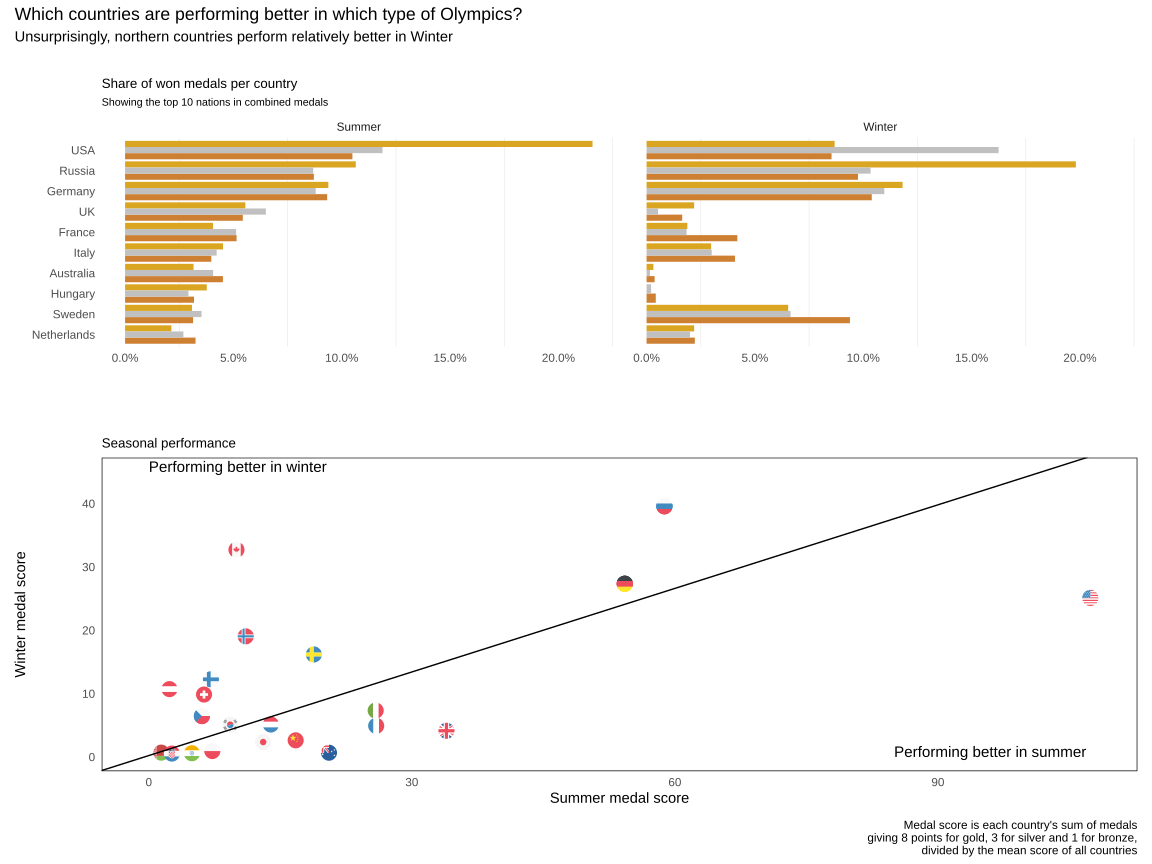

Source code (R):
# Back to business W31 2021
library(magrittr)
library(ggflags) #Needs to be loaded
library(patch)
olympic_data <- tidytuesdayR::tt_load("2021-07-27") # Read data

# scrape country mappings for ggflag
html <- xml2::read_html("https://www.nationsonline.org/oneworld/country_code_list.htm")

country_mapping <- rvest::html_table(html) %>% 
  do.call(rbind,.) %>% 
  dplyr::filter(stringr::str_detect(X5, "\\d{3}")) %>% 
  dplyr::mutate(dplyr::across(c(X3), stringr::str_to_lower)) %>% 
  dplyr::select("country" = X2,
                "alpha2" = X3,
                "alpha3" = X4) %>% 
  dplyr::mutate(country = ifelse(country == "Russian Federation", "Russia", country))

#Colour palette
medal_colour_palette <- rev(c("#daa520",
                          "#c0c0c0",
                          "#cd7f32"))


#Clean the data
regions <- olympic_data$regions
athletes <- olympic_data$olympics %>% 
  dplyr::mutate(games = as.integer(stringr::str_remove(games, " (Summer|Winter)"))) %>% 
  dplyr::rename("player_id" = id) %>% 
  dplyr::left_join(., regions, by = c("noc" = "NOC"))


medal_count <- athletes %>% 
  dplyr::group_by(season) %>% 
  dplyr::count(medal) %>% 
  dplyr::filter(!is.na(medal)) %>% 
  dplyr::ungroup() %>% 
  dplyr::rename("total_medals" = n)

noc_medal_count <- athletes %>% 
  dplyr::group_by(season, region) %>% 
  dplyr::count(medal) %>% 
  dplyr::filter(!is.na(medal)) %>% 
  dplyr::rename("total_medals_noc" = n) %>% 
  dplyr::left_join(medal_count, by = c("season", "medal")) %>% 
  dplyr::mutate(medal_share = total_medals_noc / total_medals,
                medal = factor(medal, levels = rev(c("Gold", "Silver", "Bronze")))) %>% 
  dplyr::ungroup() 
  

noc_medal_share_total <- 
  noc_medal_count %>% 
  dplyr::group_by(season, region) %>% 
  dplyr::summarise(medals_total = sum(total_medals_noc)) %>% 
  dplyr::mutate(medals_total_relative = medals_total / sum(medals_total)) %>% 
  dplyr::slice_max(medals_total_relative, n = 10) 

country_levels <- c(noc_medal_share_total[noc_medal_share_total$season == "Summer","region"])[[1]]

top_performers <- noc_medal_count %>% 
  dplyr::filter(region %in% unique(noc_medal_share_total$region)) %>%
  dplyr::mutate(region = factor(region, levels = rev(country_levels))) %>%
  dplyr::filter(!is.na(region)) %>% 
  dplyr::group_by(medal) 

medals_plot <- ggplot2::ggplot(top_performers)+
  ggplot2::geom_col(ggplot2::aes(region, medal_share, fill= medal), position = "dodge")+
  ggplot2::facet_wrap(~season)+
  ggplot2::scale_fill_manual(values = medal_colour_palette)+
  ggplot2::scale_y_continuous(labels = scales::percent_format())+
  ggplot2::labs(title = "Share of won medals per country",
                subtitle = "Showing the top 10 nations in combined medals",
                x = NULL,
                y = NULL)+
  ggplot2::coord_flip() +
  ggplot2::theme_minimal() +
  ggplot2::theme(plot.title.position = "panel",
                 plot.title = ggplot2::element_text(size = 10),
                 plot.subtitle = ggplot2::element_text(size = 8),
                 panel.grid.major = ggplot2::element_blank(),
                 legend.position = "none")


total_medals <- medal_count %>% 
  dplyr::group_by(season) %>% 
  dplyr::summarise(total = sum(total_medals))

summer_winter_comparison <- athletes %>% 
  dplyr::group_by(season, noc, region) %>%
  dplyr::count(medal) %>%
  dplyr::mutate(score = dplyr::case_when(
    medal == "Gold" ~ n * 8, #Gold shall count slightly more than double Silver
    medal == "Silver" ~ n * 3, #Silver shall count slightly more than double Bronze 
    medal == "Bronze" ~ n * 1,
    TRUE ~ n * 0
  )) %>% 
  dplyr::ungroup() %>% 
  dplyr::group_by(season) %>% 
  dplyr::mutate(score = score / mean(score)) %>% 
  dplyr::group_by(season, region) %>% 
  dplyr::summarise(total_score = sum(score, na.rm = T)) %>% 
  #dplyr::filter(!is.na(medal)) %>% 
  #dplyr::summarise(total_medals_won = sum(n)) %>% 
  #dplyr::left_join(., total_medals, by = "season") %>% 
  #dplyr::mutate(relative_medals_won = total_medals_won / total) %>%
  #dplyr::select(season,region, noc, relative_medals_won) %>% 
  tidyr::pivot_wider(names_from = season,
                     values_from = total_score) %>% 
  dplyr::left_join(., regions[is.na(regions$notes),]) %>% 
  dplyr::rename("noc" = NOC) %>% 
  dplyr::left_join(., country_mapping, by = c("noc" = "alpha3")) %>% 
  dplyr::left_join(., country_mapping, by = c("region" = "country")) %>% 
  dplyr::mutate(country_code = dplyr::case_when(
    !is.na(alpha2.x) ~ alpha2.x,
    TRUE ~ alpha2.y
  )) %>%
  dplyr::group_by(region, country_code) %>% 
  dplyr::select(region, Summer, Winter, country_code) %>% 
  dplyr::ungroup()
#Generate a linear model to get geom_abline as reference
model <- lm(Winter ~ Summer ,summer_winter_comparison)
intercept <- model$coefficients[1]
slope <- model$coefficients[2]

summer_winter_plot <- summer_winter_comparison %>% 
  dplyr::filter(Summer > 0.5, Winter > 0.5) %>% 
ggplot2::ggplot()+
  ggflags::geom_flag(ggplot2::aes(Summer, Winter, country = country_code))+
  ggplot2::annotate(geom = "text", x = 0.0, y = 45, 
    label = "Performing better in winter", hjust = 0, vjust = 0, size = 4
  ) +
  ggplot2::annotate(geom = "text", x = 85, y = 0,
                    label = "Performing better in summer", hjust = 0, vjust = 0, size = 4
  ) +
  ggplot2::geom_abline(ggplot2::aes(slope = slope, intercept = intercept))+
  ggplot2::labs(title = "Seasonal performance", 
                x = "Summer medal score",
                y = "Winter medal score")+
  ggplot2::theme_minimal() +
  ggplot2::theme(plot.title.position = "panel",
                 plot.title = ggplot2::element_text(size = 10),
                 panel.grid = ggplot2::element_blank(),
                 panel.border = ggplot2::element_rect(fill = NA))

(medals_plot + theme(plot.margin = unit(c(20,0,50,0), "pt"))) / summer_winter_plot +
  patchwork::plot_layout(heights = c(1,1.5))+
  patchwork::plot_annotation(title = "Which countries are performing better in which type of Olympics?",
                             subtitle = "Unsurprisingly, northern countries perform relatively better in Winter",
                             caption = "Medal score is each country's sum of medals 
                                        giving 8 points for gold, 3 for silver and 1 for bronze, 
                                        divided by the mean score of all countries")


ggplot2::ggsave(filename = "olympics.svg",
                width = 12,
                height = 9,
                dpi = 600)
